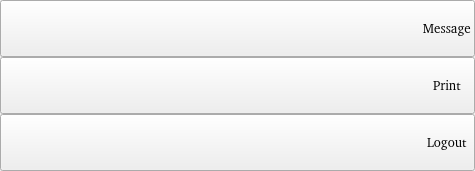
                                                                                <widget class="QFrame"
                                                                                        name="contentSettings">
                                                                                    <property name="frameShape">
                                                                                        <enum>QFrame::NoFrame</enum>
                                                                                    </property>
                                                                                    <property name="frameShadow">
                                                                                        <enum>QFrame::Raised</enum>
                                                                                    </property>
                                                                                    <layout class="QVBoxLayout"
                                                                                            name="verticalLayout_13">
                                                                                        <property name="spacing">
                                                                                            <number>0</number>
                                                                                        </property>
                                                                                        <property name="leftMargin">
                                                                                            <number>0</number>
                                                                                        </property>
                                                                                        <property name="topMargin">
                                                                                            <number>0</number>
                                                                                        </property>
                                                                                        <property name="rightMargin">
                                                                                            <number>0</number>
                                                                                        </property>
                                                                                        <property name="bottomMargin">
                                                                                            <number>0</number>
                                                                                        </property>
                                                                                        <item alignment="Qt::AlignTop">
                                                                                            <widget class="QFrame"
                                                                                                    name="topMenus">
                                                                                                <property
                                                                                                        name="frameShape">
                                                                                                    <enum>
                                                                                                        QFrame::NoFrame
                                                                                                    </enum>
                                                                                                </property>
                                                                                                <property
                                                                                                        name="frameShadow">
                                                                                                    <enum>
                                                                                                        QFrame::Raised
                                                                                                    </enum>
                                                                                                </property>
                                                                                                <layout class="QVBoxLayout"
                                                                                                        name="verticalLayout_14">
                                                                                                    <property
                                                                                                            name="spacing">
                                                                                                        <number>0
                                                                                                        </number>
                                                                                                    </property>
                                                                                                    <property
                                                                                                            name="leftMargin">
                                                                                                        <number>0
                                                                                                        </number>
                                                                                                    </property>
                                                                                                    <property
                                                                                                            name="topMargin">
                                                                                                        <number>0
                                                                                                        </number>
                                                                                                    </property>
                                                                                                    <property
                                                                                                            name="rightMargin">
                                                                                                        <number>0
                                                                                                        </number>
                                                                                                    </property>
                                                                                                    <property
                                                                                                            name="bottomMargin">
                                                                                                        <number>0
                                                                                                        </number>
                                                                                                    </property>
                                                                                                    <item>
                                                                                                        <widget class="QPushButton"
                                                                                                                name="btn_message">
                                                                                                            <property
                                                                                                                    name="sizePolicy">
                                                                                                                <sizepolicy
                                                                                                                        hsizetype="Expanding"
                                                                                                                        vsizetype="Fixed">
                                                                                                                    <horstretch>
                                                                                                                        0
                                                                                                                    </horstretch>
                                                                                                                    <verstretch>
                                                                                                                        0
                                                                                                                    </verstretch>
                                                                                                                </sizepolicy>
                                                                                                            </property>
                                                                                                            <property
                                                                                                                    name="minimumSize">
                                                                                                                <size>
                                                                                                                    <width>
                                                                                                                        0
                                                                                                                    </width>
                                                                                                                    <height>
                                                                                                                        45
                                                                                                                    </height>
                                                                                                                </size>
                                                                                                            </property>
                                                                                                            <property
                                                                                                                    name="font">
                                                                                                                <font>
                                                                                                                    <family>
                                                                                                                        Segoe
                                                                                                                        UI
                                                                                                                    </family>
                                                                                                                    <pointsize>
                                                                                                                        10
                                                                                                                    </pointsize>
                                                                                                                    <italic>
                                                                                                                        false
                                                                                                                    </italic>
                                                                                                                    <bold>
                                                                                                                        false
                                                                                                                    </bold>
                                                                                                                </font>
                                                                                                            </property>
                                                                                                            <property
                                                                                                                    name="cursor">
                                                                                                                <cursorShape>
                                                                                                                    PointingHandCursor
                                                                                                                </cursorShape>
                                                                                                            </property>
                                                                                                            <property
                                                                                                                    name="layoutDirection">
                                                                                                                <enum>
                                                                                                                    Qt::LeftToRight
                                                                                                                </enum>
                                                                                                            </property>
                                                                                                            <property
                                                                                                                    name="styleSheet">
                                                                                                                <string notr="true">
                                                                                                                    background-image:
                                                                                                                    url(:/icons/images/icons/cil-envelope-open.png);
                                                                                                                </string>
                                                                                                            </property>
                                                                                                            <property
                                                                                                                    name="text">
                                                                                                                <string>
                                                                                                                    Message
                                                                                                                </string>
                                                                                                            </property>
                                                                                                        </widget>
                                                                                                    </item>
                                                                                                    <item>
                                                                                                        <widget class="QPushButton"
                                                                                                                name="btn_print">
                                                                                                            <property
                                                                                                                    name="sizePolicy">
                                                                                                                <sizepolicy
                                                                                                                        hsizetype="Expanding"
                                                                                                                        vsizetype="Fixed">
                                                                                                                    <horstretch>
                                                                                                                        0
                                                                                                                    </horstretch>
                                                                                                                    <verstretch>
                                                                                                                        0
                                                                                                                    </verstretch>
                                                                                                                </sizepolicy>
                                                                                                            </property>
                                                                                                            <property
                                                                                                                    name="minimumSize">
                                                                                                                <size>
                                                                                                                    <width>
                                                                                                                        0
                                                                                                                    </width>
                                                                                                                    <height>
                                                                                                                        45
                                                                                                                    </height>
                                                                                                                </size>
                                                                                                            </property>
                                                                                                            <property
                                                                                                                    name="font">
                                                                                                                <font>
                                                                                                                    <family>
                                                                                                                        Segoe
                                                                                                                        UI
                                                                                                                    </family>
                                                                                                                    <pointsize>
                                                                                                                        10
                                                                                                                    </pointsize>
                                                                                                                    <italic>
                                                                                                                        false
                                                                                                                    </italic>
                                                                                                                    <bold>
                                                                                                                        false
                                                                                                                    </bold>
                                                                                                                </font>
                                                                                                            </property>
                                                                                                            <property
                                                                                                                    name="cursor">
                                                                                                                <cursorShape>
                                                                                                                    PointingHandCursor
                                                                                                                </cursorShape>
                                                                                                            </property>
                                                                                                            <property
                                                                                                                    name="layoutDirection">
                                                                                                                <enum>
                                                                                                                    Qt::LeftToRight
                                                                                                                </enum>
                                                                                                            </property>
                                                                                                            <property
                                                                                                                    name="styleSheet">
                                                                                                                <string notr="true">
                                                                                                                    background-image:url(:/icons/images/icons/cil-print.png);
                                                                                                                </string>
                                                                                                            </property>
                                                                                                            <property
                                                                                                                    name="text">
                                                                                                                <string>
                                                                                                                    Print
                                                                                                                </string>
                                                                                                            </property>
                                                                                                        </widget>
                                                                                                    </item>
                                                                                                    <item>
                                                                                                        <widget class="QPushButton"
                                                                                                                name="btn_logout">
                                                                                                            <property
                                                                                                                    name="sizePolicy">
                                                                                                                <sizepolicy
                                                                                                                        hsizetype="Expanding"
                                                                                                                        vsizetype="Fixed">
                                                                                                                    <horstretch>
                                                                                                                        0
                                                                                                                    </horstretch>
                                                                                                                    <verstretch>
                                                                                                                        0
                                                                                                                    </verstretch>
                                                                                                                </sizepolicy>
                                                                                                            </property>
                                                                                                            <property
                                                                                                                    name="minimumSize">
                                                                                                                <size>
                                                                                                                    <width>
                                                                                                                        0
                                                                                                                    </width>
                                                                                                                    <height>
                                                                                                                        45
                                                                                                                    </height>
                                                                                                                </size>
                                                                                                            </property>
                                                                                                            <property
                                                                                                                    name="font">
                                                                                                                <font>
                                                                                                                    <family>
                                                                                                                        Segoe
                                                                                                                        UI
                                                                                                                    </family>
                                                                                                                    <pointsize>
                                                                                                                        10
                                                                                                                    </pointsize>
                                                                                                                    <italic>
                                                                                                                        false
                                                                                                                    </italic>
                                                                                                                    <bold>
                                                                                                                        false
                                                                                                                    </bold>
                                                                                                                </font>
                                                                                                            </property>
                                                                                                            <property
                                                                                                                    name="cursor">
                                                                                                                <cursorShape>
                                                                                                                    PointingHandCursor
                                                                                                                </cursorShape>
                                                                                                            </property>
                                                                                                            <property
                                                                                                                    name="layoutDirection">
                                                                                                                <enum>
                                                                                                                    Qt::LeftToRight
                                                                                                                </enum>
                                                                                                            </property>
                                                                                                            <property
                                                                                                                    name="styleSheet">
                                                                                                                <string notr="true">
                                                                                                                    background-image:url(:/icons/images/icons/cil-account-logout.png);
                                                                                                                </string>
                                                                                                            </property>
                                                                                                            <property
                                                                                                                    name="text">
                                                                                                                <string>
                                                                                                                    Logout
                                                                                                                </string>
                                                                                                            </property>
                                                                                                        </widget>
                                                                                                    </item>
                                                                                                </layout>
                                                                                            </widget>
                                                                                        </item>
                                                                                    </layout>
                                                                                </widget>
